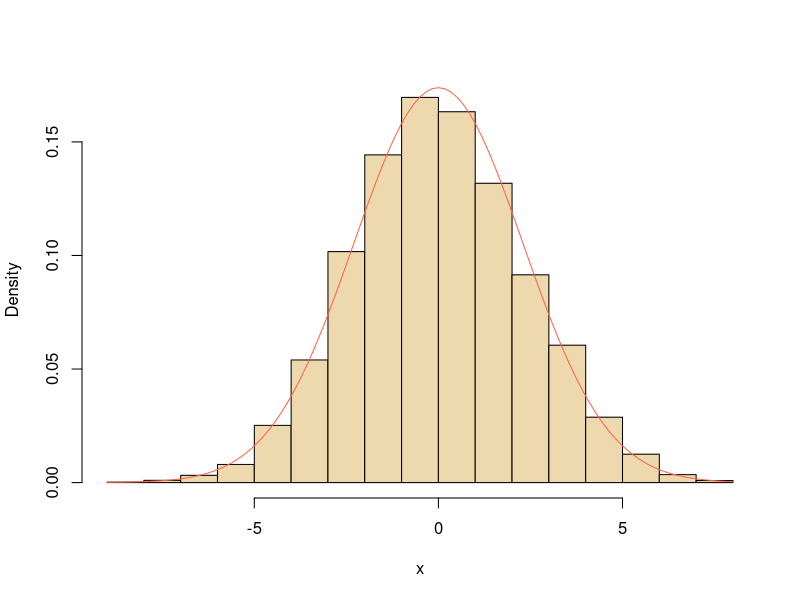
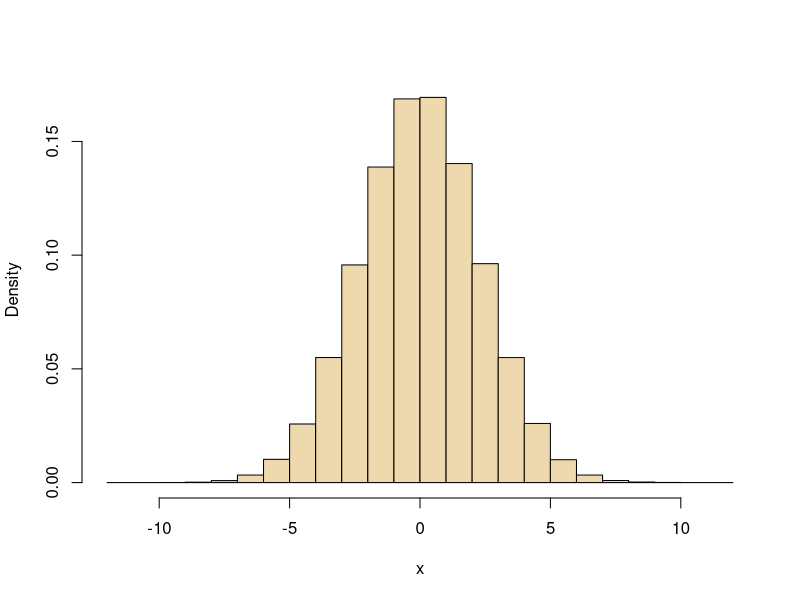
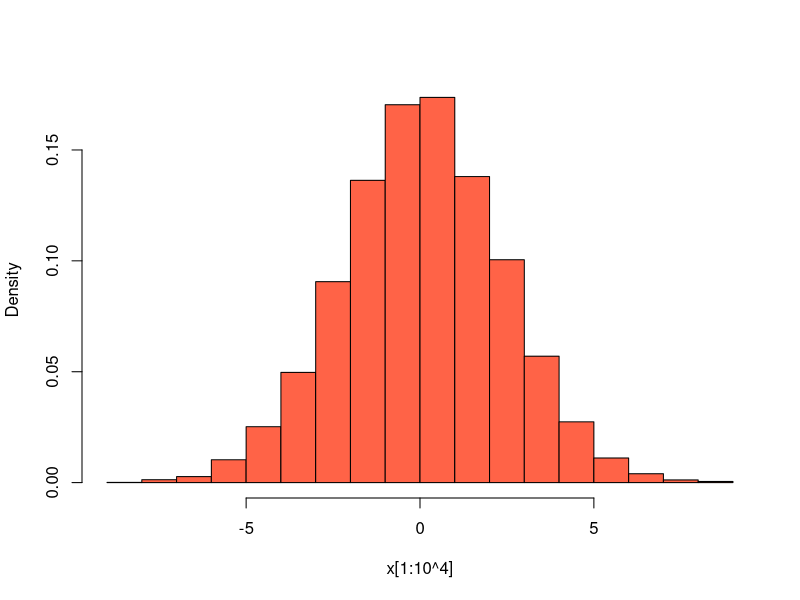

Source code (R) for these figures, in order: (Note: this script raises an error after producing the figures.)
NSims = 10^4
rho = 0.9
x <- vector(length=NSims)
#x=1:10^4
x[1] = rnorm(1)
for (i in 2:NSims){
  x[i] = rho*x[i-1] + rnorm(1)
}
hist(x,freq=F,col="wheat2",main="")
curve(dnorm(x,sd=1/sqrt(1-rho^2)),add=T,col="tomato")
      

NSims = 10^6
rho = 0.9
x <- vector(length=NSims)
#x=1:10^4
x[1] = 0 #rnorm(1)
for (i in 2:NSims){
  x[i] = rho*x[i-1] + rnorm(1)
}

hist(x,freq=F,col="wheat2",main="")
hist(x[1:10^4],freq=F,col="tomato",main="")


y=geneq(x[t])
rho = min(f(y)*q(y,x[t])/(f(x[t])*q(x[t],y)), 1)
if (runif(1)<rho){
  x[t+1]=y
}else{
  x[t+1]=x[t]
}

a=2.7; b=6.3; c=2.669 # initial values
Nsim=5000
X=rep(runif(1),Nsim)  # initialize the chain
for (i in 2:Nsim){
  Y=runif(1)
  rho=dbeta(Y,a,b)/dbeta(X[i-1],a,b)
  X[i]=X[i-1] + (Y-X[i-1])*(runif(1)<rho) 
}

plot(1:5000,X, type="l")
plot(4500:4800,X[4500:4800], type="l")

ks.test(jitter(X),rbeta(5000,a,b))

mu = a/(a+b)
var = (a*b)/((a + b)^2*(a + b + 1))

mean(X)
var(X)

h <- function(x){
  dbeta(x,2.7,6.3)
}

hist(X,freq=F,col="wheat2",main="")
lines(density(X),col="tomato")

X_iid = rbeta(Nsim,a,b)
hist(X_iid,freq=F,col="wheat2",main="")
lines(density(X_iid),col="tomato")





